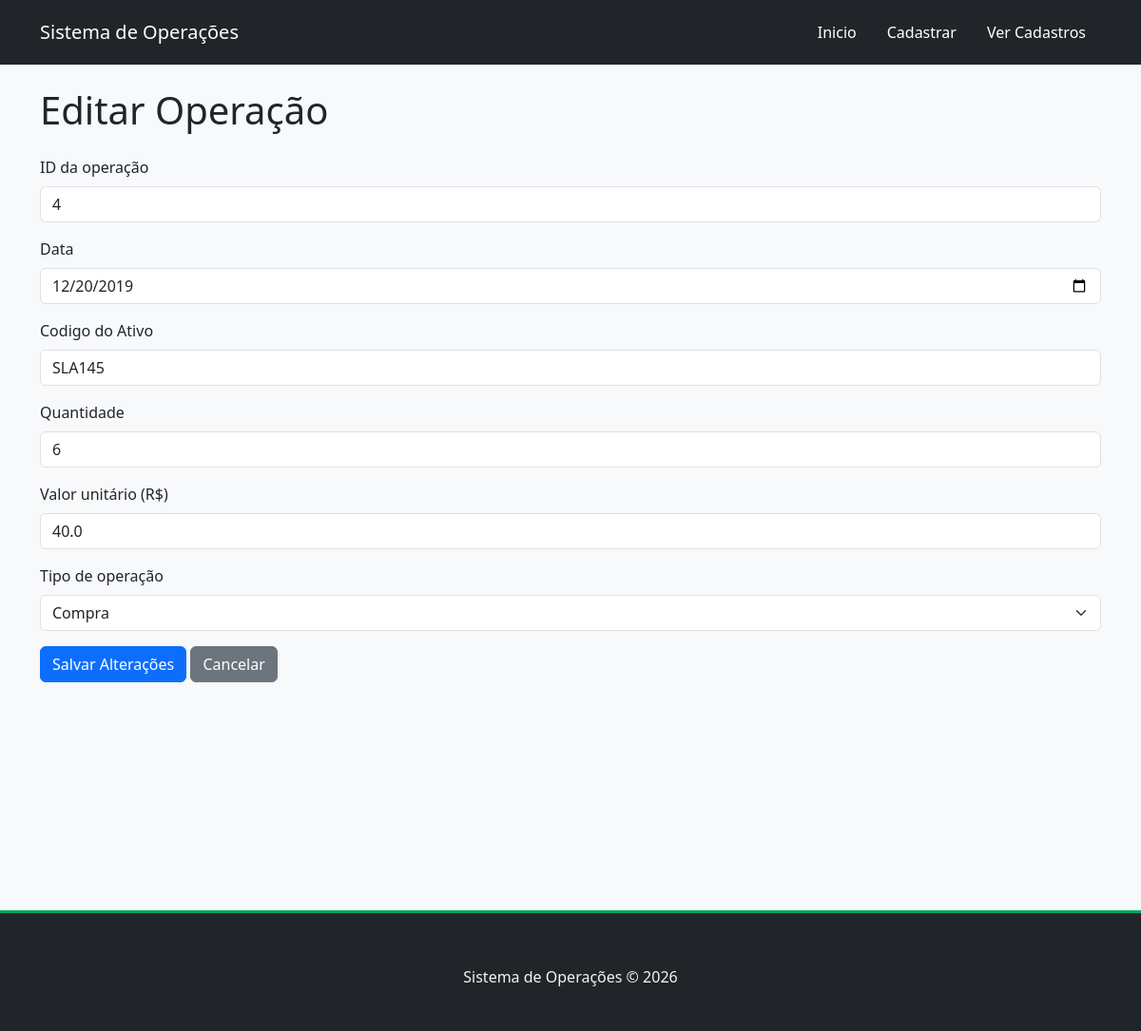
Page /operacoes/4/editar on the committed database.
### tables this page shows
CREATE TABLE operacoes (
    id INTEGER PRIMARY KEY AUTOINCREMENT,
    data TEXT NOT NULL, 
    ativo TEXT NOT NULL,
    quantidade INTEGER NOT NULL,
    valor_unitario REAL NOT NULL,
    tipo_operacao TEXT NOT NULL,
    valor_bruto REAL NOT NULL,
    taxas REAL NOT NULL,
    valor_liquido REAL NOT NULL
);

### controllers/operacao_controller.py (the view, shortened to what this page needs)
def editar(id):
    operacao_atual = Operacao.buscar_id(id)
    if operacao_atual is None:
        flash('Operação não encontrada.', 'danger')
        return redirect(url_for('listar'))
    return render_template('editar.html', operacao=operacao_atual)

### daos/operacao_dao.py (called while the page is built)
    def _dados_dict(self, row):
        return{
            'id': row['id'],
            'data': row['data'],
            'ativo': row['ativo'],
            'quantidade': row['quantidade'],
            'valor_unitario': row['valor_unitario'],
            'tipo_operacao': row['tipo_operacao'],
            'valor_bruto': row['valor_bruto'],
            'taxas': row['taxas'],
            'valor_liquido': row['valor_liquido'],
        }

    def buscar_id(self, id):
        db = SQLiteDB()
        db.conectar()
        query = 'SELECT * FROM operacoes WHERE id = ?'
        resultado = db.consultar(query, (id,)) #(id,) é uma tupla com um único elemento.
        db.desconectar()
        if resultado:
            return self._dados_dict(resultado[0])
        return None

### database/sqlitedb.py (called while the page is built)
    def conectar(self): #Abre a conexao com o BD
        self.conn = sqlite3.connect(self.DB_FILE)
        self.conn.row_factory =  sqlite3.Row #permite acessar os dados retornados pelo banco pelo nome da coluna
        self.cursor = self.conn.cursor()

    def desconectar(self): #fecha a conexao com o BD
        if self.conn:
            self.conn.close()
            self.conn = None
            self.cursor = None

    def consultar(self, query, params=()): #executa consultas como SELECT e devolve os registros.
        try:
            self.cursor.execute(query, params)
            return self.cursor.fetchall()
        except sqlite3.Error as erro:
            print('Erro ao consultar: ', erro)
            return None

### models/operacao.py (called while the page is built)
    @staticmethod
    def buscar_id(id):
        dao = OperacaoDAO()
        return dao.buscar_id(id)

### templates/editar.html (shortened to what this page needs)
{% extends "base.html" %}
{% block conteudo %}
<h1 class="mb-4">Editar Operação</h1>
<form action="{{ url_for('editar', id=operacao['id']) }}" method="POST">
    <div class="mb-3">
        <label class="form-label">ID da operação</label>
        <input type="text" class="form-control" value="{{ operacao['id'] }}" readonly>
    </div>
    <div class="mb-3">
        <label class="form-label">Data</label>
        <input type="date" name="data" class="form-control"
        value="{{ operacao['data'] }}" required>
    </div>
    <div class="mb-3">
        <label class="form-label">Codigo do Ativo</label>
        <input type="text" name="ativo" class="form-control"
        value="{{ operacao['ativo'] }}" required>
    </div>
    <div class="mb-3">
        <label class="form-label">Quantidade</label>
        <input type="number" name="quantidade" class="form-control" min="1"
        value="{{ operacao['quantidade'] }}" required>
    </div>
    <div class="mb-3">
        <label class="form-label">Valor unitário (R$)</label>
        <input type="number" name="valor_unitario" class="form-control"
        min="0.01" step="0.01"
        value="{{ operacao['valor_unitario'] }}" required>
    </div>
    <div class="mb-3">
        <label class="form-label">Tipo de operação</label>
        <select name="tipo_operacao" class="form-select" required>
            <option value="compra" {% if operacao['tipo_operacao'] == 'compra' %}selected{% endif %}>
                Compra
            </option>
        </select>
    </div>
    <button type="submit" class="btn btn-primary">Salvar Alterações</button>
    <a href="{{ url_for('detalhes', id=operacao['id']) }}" class="btn btn-secondary">
        Cancelar
    </a>
</form>
{% endblock %}

### static/css/style.css (style rules this page uses)
body { display: flex; flex-direction: column; }

### rows in the picture
operacoes: id "4", data "12/20/2019", ativo "SLA145", quantidade "6", valor_unitario "40.0", tipo_operacao "Compra"
